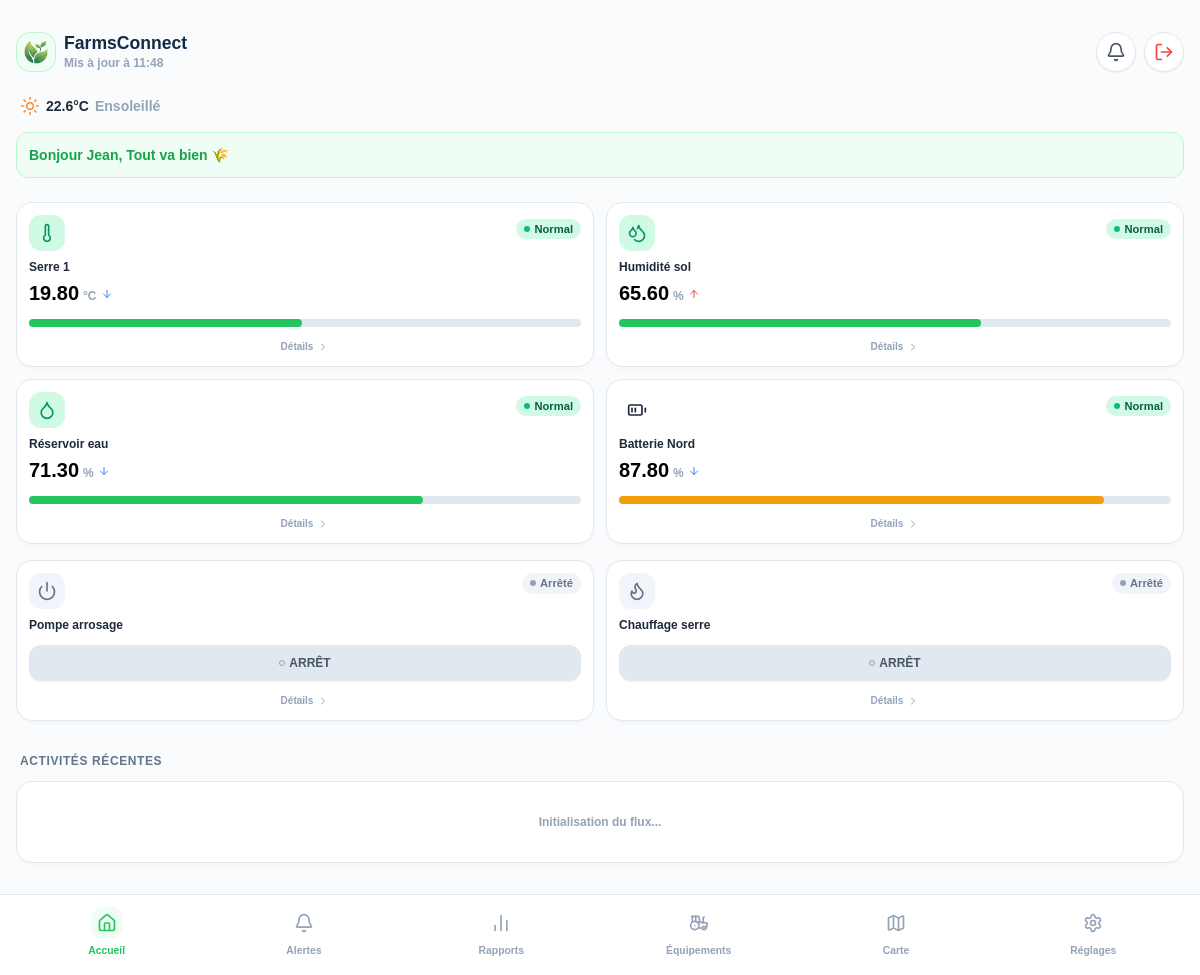
Page /index.php (signed in) on the earlier database version.
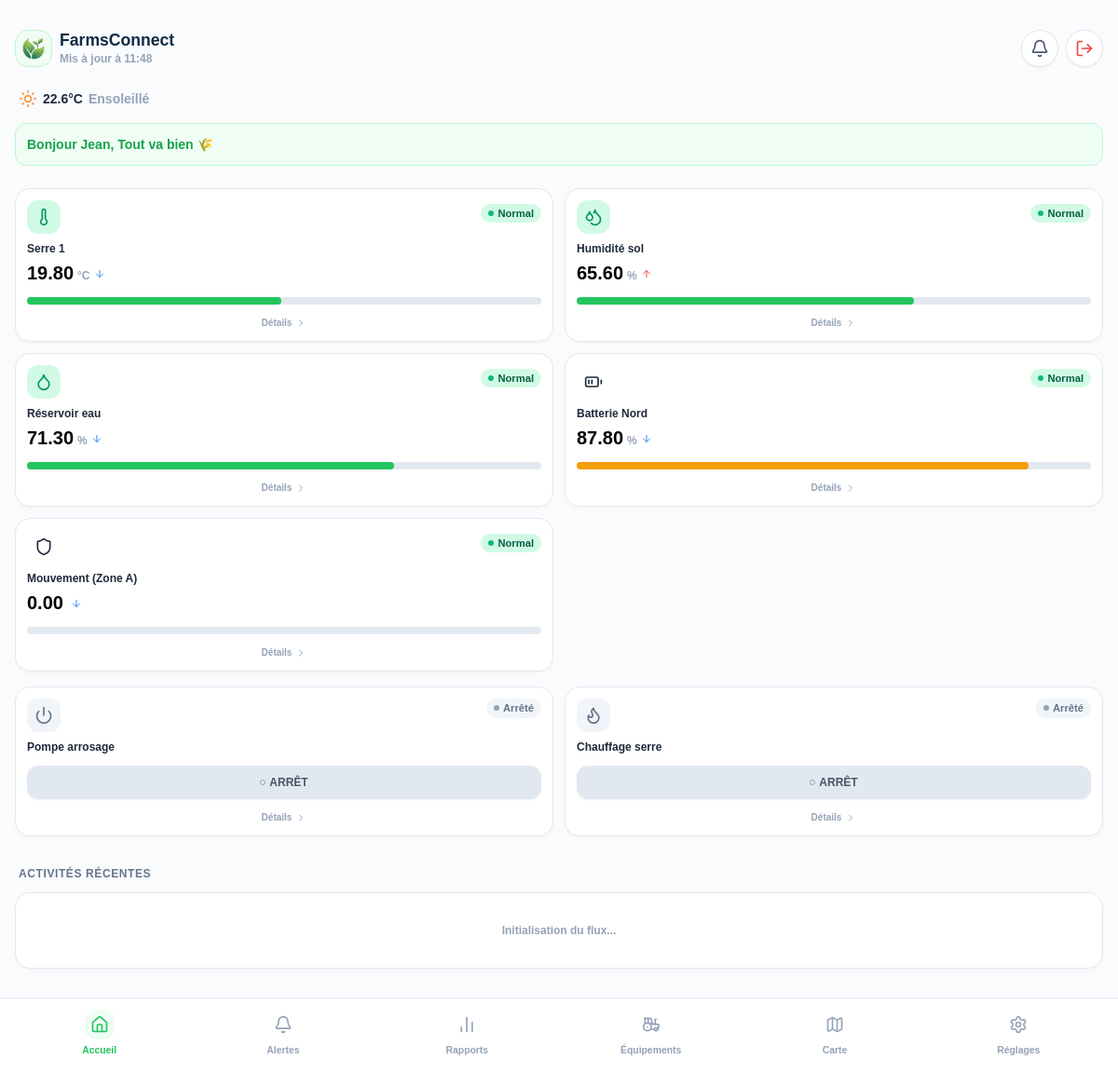
Same page on the later database version.
### tables this page shows
CREATE TABLE IF NOT EXISTS equipements (
    id INT AUTO_INCREMENT PRIMARY KEY,
    nom VARCHAR(50) NOT NULL,
    type ENUM('capteur', 'actionneur') NOT NULL,
    unite VARCHAR(10) DEFAULT '',
    valeur_actuelle DECIMAL(10,2) DEFAULT 0.00,
    statut ENUM('normal', 'alerte', 'critique', 'arret', 'marche') DEFAULT 'normal',
    seuil_min DECIMAL(10,2) DEFAULT NULL,
    seuil_max DECIMAL(10,2) DEFAULT NULL,
    icone VARCHAR(50) DEFAULT 'thermometer',  
    couleur VARCHAR(20) DEFAULT 'green',  
    mis_a_jour_le TIMESTAMP DEFAULT CURRENT_TIMESTAMP ON UPDATE CURRENT_TIMESTAMP
);

### index.php (the view, shortened to what the changed rows need)
<?php
require_once 'config/db.php';
$stmt = $pdo->prepare("SELECT * FROM equipements ORDER BY id ASC");
$stmt->execute();
$equipements = $stmt->fetchAll();
$capteurs = [];
$actionneurs = [];
foreach ($equipements as $eq) {
    if ($eq['type'] === 'capteur') {
        $capteurs[$eq['id']] = $eq;
    } else {
        $actionneurs[$eq['id']] = $eq;
    }
}
require_once 'includes/functions.php';
require 'includes/header.php';
?>
      <header class="flex justify-between items-start mt-4 mb-6">
        <div class="flex items-center gap-2">
          <div>
            <h1 class="text-[1.1rem] font-black text-brand-dark dark:text-white leading-tight">FarmsConnect</h1>
          </div>
        </div>
      </header>
      <div class="grid grid-cols-2 gap-3 mb-4">
        <?php foreach ($capteurs as $cap): ?>
        <div class="card-border p-3 flex flex-col justify-between sensor-card" data-id="<?= $cap['id'] ?>">
          <div class="flex justify-between items-start mb-2">
            <div class="icon-box <?= $cap['couleur'] ?> sensor-icon">
              <i data-lucide="<?= $cap['icone'] ?>" class="w-5 h-5"></i>
            </div>
            <div class="sensor-status"><?= getStatusBadge($cap['statut']) ?></div>
          </div>
          <h3 class="text-xs font-bold text-slate-800 dark:text-slate-300 mb-1"><?= htmlspecialchars($cap['nom']) ?></h3>
          <div class="flex items-baseline gap-1">
            <span class="text-xl font-black text-black dark:text-white sensor-value"><?= $cap['valeur_actuelle'] ?></span>
            <span class="text-xs font-bold text-slate-400 dark:text-slate-500"><?= $cap['unite'] ?></span>
            <div class="sensor-trend"><?= getTrendIcon($cap['valeur_actuelle'], $cap['nom']) ?></div>
          </div>
          <div class="progress-track">
            <?php
                $percent = $cap['valeur_actuelle'];
                if ($cap['nom'] == 'Serre 1') $percent = min(100, ($cap['valeur_actuelle']/40)*100);
            ?>
            <div class="progress-fill <?= $cap['couleur'] ?> sensor-progress" style="width: <?= $percent ?>%"></div>
          </div>
          <a href="detail.php?id=<?= $cap['id'] ?>" class="text-[10px] text-slate-400 font-bold text-center mt-3 block flex items-center justify-center gap-1">
            Détails <i data-lucide="chevron-right" class="w-3 h-3"></i>
          </a>
        </div>
        <?php endforeach; ?>
      </div>
      <div class="grid grid-cols-2 gap-3 mb-8">
        <?php foreach ($actionneurs as $act): ?>
        <div class="card-border p-3">
          <div class="flex justify-between items-start mb-2">
            <div class="icon-box <?= $act['statut'] == 'marche' ? 'green' : 'bg-slate-100 text-slate-500' ?>">
              <i data-lucide="<?= $act['icone'] ?>" class="w-5 h-5"></i>
            </div>
            <?= getStatusBadge($act['statut']) ?>
          </div>
          <h3 class="text-xs font-bold text-slate-800 dark:text-slate-300 mb-3"><?= htmlspecialchars($act['nom']) ?></h3>
          <div class="actuator-control-container" data-id="<?= $act['id'] ?>">
            <?= getActionButton($act['statut'], $act['id']) ?>
          </div>
          <a href="actionneur.php?id=<?= $act['id'] ?>" class="text-[10px] text-slate-400 font-bold text-center mt-3 block flex items-center justify-center gap-1">
            Détails <i data-lucide="chevron-right" class="w-3 h-3"></i>
          </a>
        </div>
        <?php endforeach; ?>
      </div>
      <h2 class="text-xs font-black text-slate-500 mb-3 uppercase tracking-wider px-1">Activités récentes</h2>
    </main>
<?php
require 'includes/footer.php';
?>

### includes/functions.php (shortened to what the changed rows need)
<?php
function getTrendIcon($valeur, $type) {
    if ($type === 'Serre 1' || $type === 'Batterie Nord') return '<i data-lucide="arrow-down" class="w-3 h-3 text-blue-500"></i>';
    if ($type === 'Humidité sol') return '<i data-lucide="arrow-up" class="w-3 h-3 text-red-500"></i>';
    return '<i data-lucide="arrow-down" class="w-3 h-3 text-blue-500"></i>';
}
function getStatusBadge($statut) {
    if ($statut === 'normal') {
        return '<span class="pill green"><span class="status-dot green"></span> Normal</span>';
    } elseif ($statut === 'alerte') {
        return '<span class="pill orange"><span class="status-dot orange" style="background-color:#f59e0b;"></span> Alerte</span>';
    } elseif ($statut === 'critique') {
        return '<span class="pill red" style="background-color:#fee2e2;color:#ef4444;"><span class="status-dot red" style="background-color:#ef4444;"></span> Critique</span>';
    } elseif ($statut === 'arret') {
        return '<span class="pill grey"><span class="status-dot grey"></span> Arrêté</span>';
    } elseif ($statut === 'marche') {
        return '<span class="pill green"><span class="status-dot green"></span> Marche</span>';
    }
    return '';
}
function getActionButton($statut, $id = 0) {
    if ($statut === 'marche') {
        return '<button type="button" data-id="'.$id.'" data-action="0" class="actuator-btn bg-green-100 text-green-700 font-black text-xs py-2.5 rounded-xl w-full flex items-center justify-center gap-1 shadow-sm border border-green-200"><span class="w-[6px] h-[6px] rounded-full bg-green-500 block"></span> MARCHE</button>';
    } else {
        return '<button type="button" data-id="'.$id.'" data-action="1" class="actuator-btn bg-slate-200 text-slate-600 font-black text-xs py-2.5 rounded-xl w-full flex items-center justify-center gap-1 shadow-sm"><span class="w-[6px] h-[6px] rounded-full border border-slate-400 bg-transparent block"></span> ARRÊT</button>';
    }
}
?>

Differences in the rows shown:
added equipements: statut "normal" (drawn), nom "Mouvement (Zone A)", valeur_actuelle "0.00", couleur "blue" (drawn), shown under "FarmsConnect"
